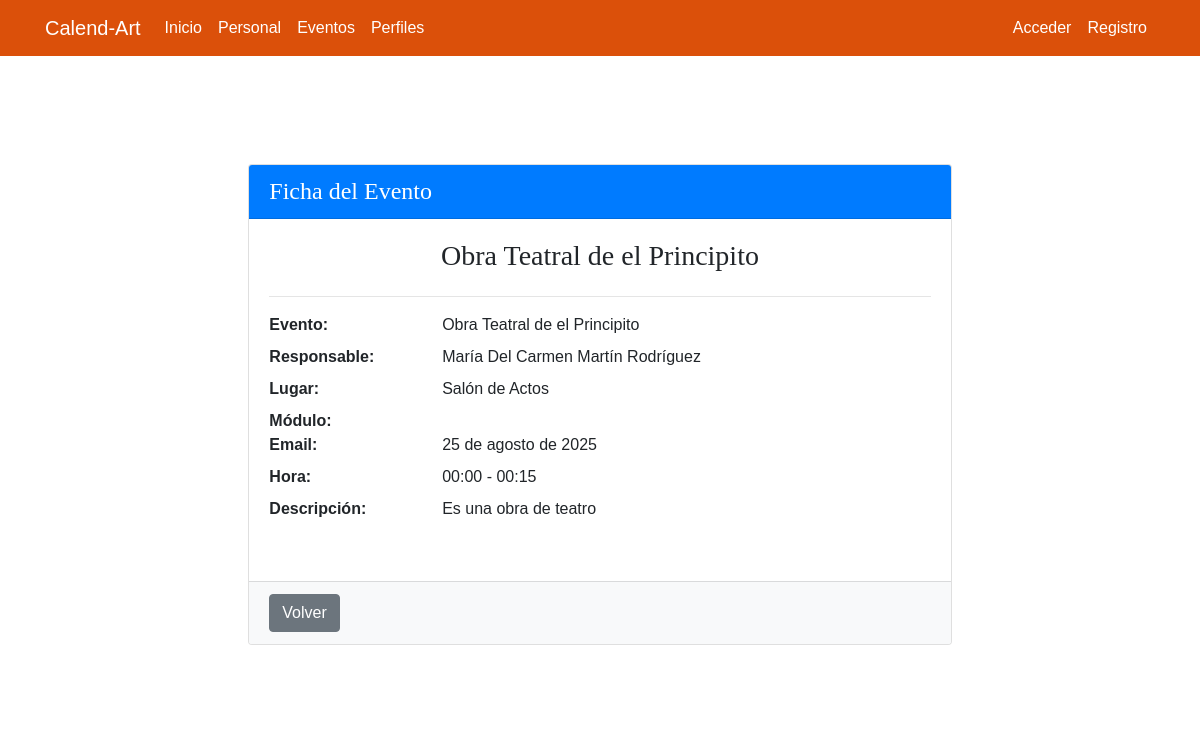
Before: /eventos/9/ with the older database file.
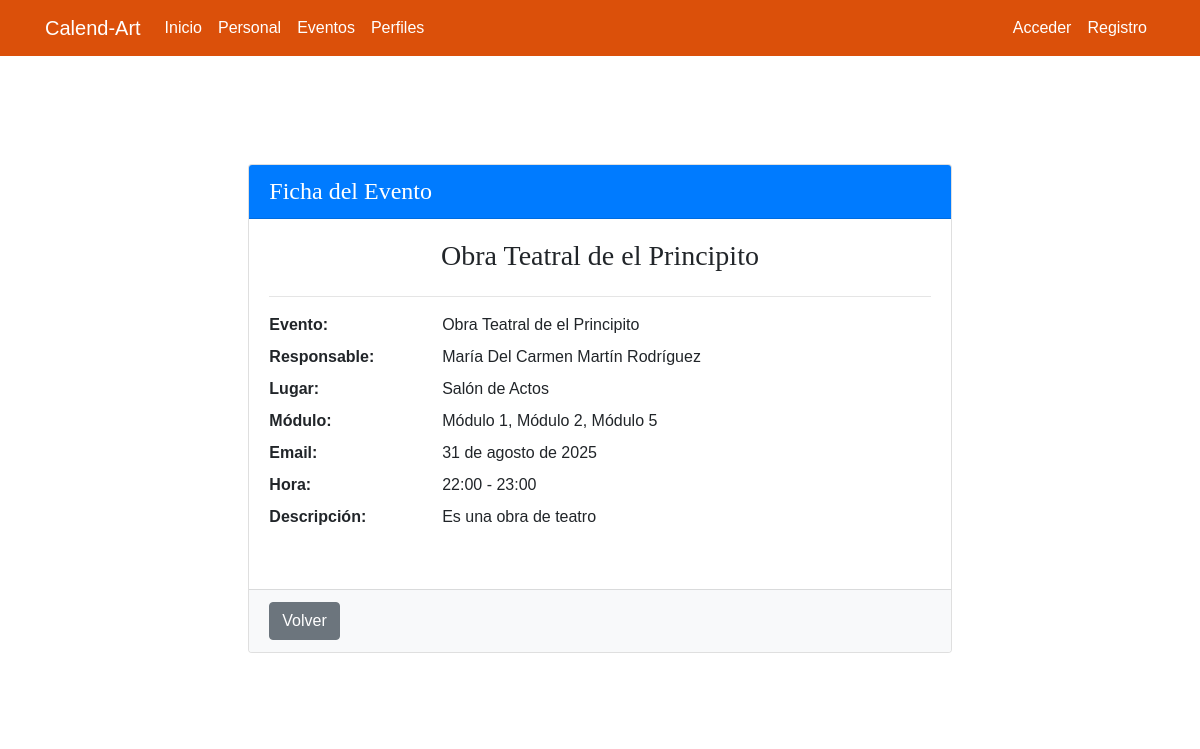
After: the same page with the newer database file.
### eventos/models.py (models this page shows, shortened)
class Evento(models.Model):
    titulo = models.CharField(max_length=255)
    responsable = models.ForeignKey(Empleado, on_delete=models.PROTECT, related_name='eventos_responsable')
    lugar = models.ForeignKey(Lugar, on_delete=models.PROTECT, related_name='eventos_lugar')
    modulo = models.ManyToManyField(Modulo, related_name='eventos_modulo')
    descripcion = models.TextField(blank=True)
    fecha = models.DateField()
    hora_inicio = models.TimeField()
    hora_fin = models.TimeField()
    class Meta:
        ordering = ['fecha', 'hora_inicio']
        verbose_name = 'Evento'
        verbose_name_plural = 'Eventos'

class Lugar(models.Model):
    nombre = models.CharField(max_length=100)
    class Meta:
        verbose_name_plural = "Lugares"
    def __str__(self):
        return self.nombre

class Modulo(models.Model):
    nombre = models.CharField(max_length=100, unique=True)

### empleados/models.py (models this page shows)
class Empleado(models.Model):
    nombre = models.CharField(verbose_name="Nombre", max_length=100)
    apellidos = models.CharField(verbose_name="Apellidos", max_length=100)
    departamento = models.ForeignKey(
        'Departamento',
        on_delete=models.CASCADE,
        related_name='empleados',
        verbose_name="Departamento"
    )
    telefono = models.CharField(
        verbose_name="Teléfono",
        max_length=20
    )
    email = models.EmailField(
        verbose_name="Correo electrónico"
    )
    observaciones = CKEditor5Field(
        verbose_name="Observaciones",
        blank=True,
        null=True
    )
    created = models.DateTimeField(auto_now_add=True, verbose_name="Fecha de creación")
    updated = models.DateTimeField(auto_now=True, verbose_name="Fecha de edición")
    class Meta:
        verbose_name = "Empleado"
        verbose_name_plural = "Empleados"
        ordering = ['departamento__nombre', 'apellidos', 'nombre']
    def __str__(self):
        return f"{self.nombre} {self.apellidos}"

### eventos/views.py (the view)
# urls.py: path('<int:pk>/', EventoDetailView.as_view(), name='evento_detail'),
class EventoDetailView(DetailView):
    model = Evento

### eventos/templates/eventos/evento_detail.html (shortened to what this page needs)
{% extends 'core/base.html' %}
{% load static %}
{% block content %}
<main role="main">
  <div class="container my-5">
    <div class="row">
      <div class="col-md-8 mx-auto">
        <div class="card shadow-sm rounded-3">
          <div class="card-header bg-primary text-white">
            <h4 class="mb-0">Ficha del Evento</h4>
          </div>
          <div class="card-body">
            <h3 class="card-title text-center mb-4">{{ evento.titulo }}</h3>
            <hr>
            <dl class="row">
              <dt class="col-sm-3 text-truncate">Evento:</dt>
              <dd class="col-sm-9">{{ evento.titulo }}</dd>
              <dt class="col-sm-3 text-truncate">Responsable:</dt>
              <dd class="col-sm-9">{{ evento.responsable }}</dd>
              <dt class="col-sm-3 text-truncate">Lugar:</dt>
              <dd class="col-sm-9">{{ evento.lugar }}</dd>
              <dt class="col-sm-3 text-truncate">Módulo:</dt>
              <dd class="col-sm-9">
                {% for modulo in evento.modulo.all %}
                  {{ modulo.nombre }}{% if not forloop.last %}, {% endif %}
                {% endfor %}
              </dd>
              <dt class="col-sm-3 text-truncate">Email:</dt>
              <dd class="col-sm-9">{{ evento.fecha }}</dd>
              <dt class="col-sm-3 text-truncate">Hora:</dt>
              <dd class="col-sm-9">{{ evento.hora_inicio|time:"H:i" }} - {{ evento.hora_fin|time:"H:i" }}</dd>
              <dt class="col-sm-3 text-truncate">Descripción:</dt>
              <dd class="col-sm-9">{{ evento.descripcion|safe }}</dd>
            </dl>
          </div>
          <div class="card-footer bg-light d-flex justify-content-between">
            <a href="{% url 'eventos:evento_list' %}" class="btn btn-secondary">
              Volver
            </a>
          </div>
        </div>
      </div>
    </div>
  </div>
</main>
{% endblock %}

Changed rows visible on the page:
changed Evento "Obra Teatral de el Principito": fecha "25 de agosto de 2025" → "31 de agosto de 2025"; hora_inicio "00:00" → "22:00"; hora_fin "00:15" → "23:00"
now on this page (row unchanged): Modulo: nombre "Módulo 1"
now on this page (row unchanged): Modulo: nombre "Módulo 2"
now on this page (row unchanged): Modulo: nombre "Módulo 5"
